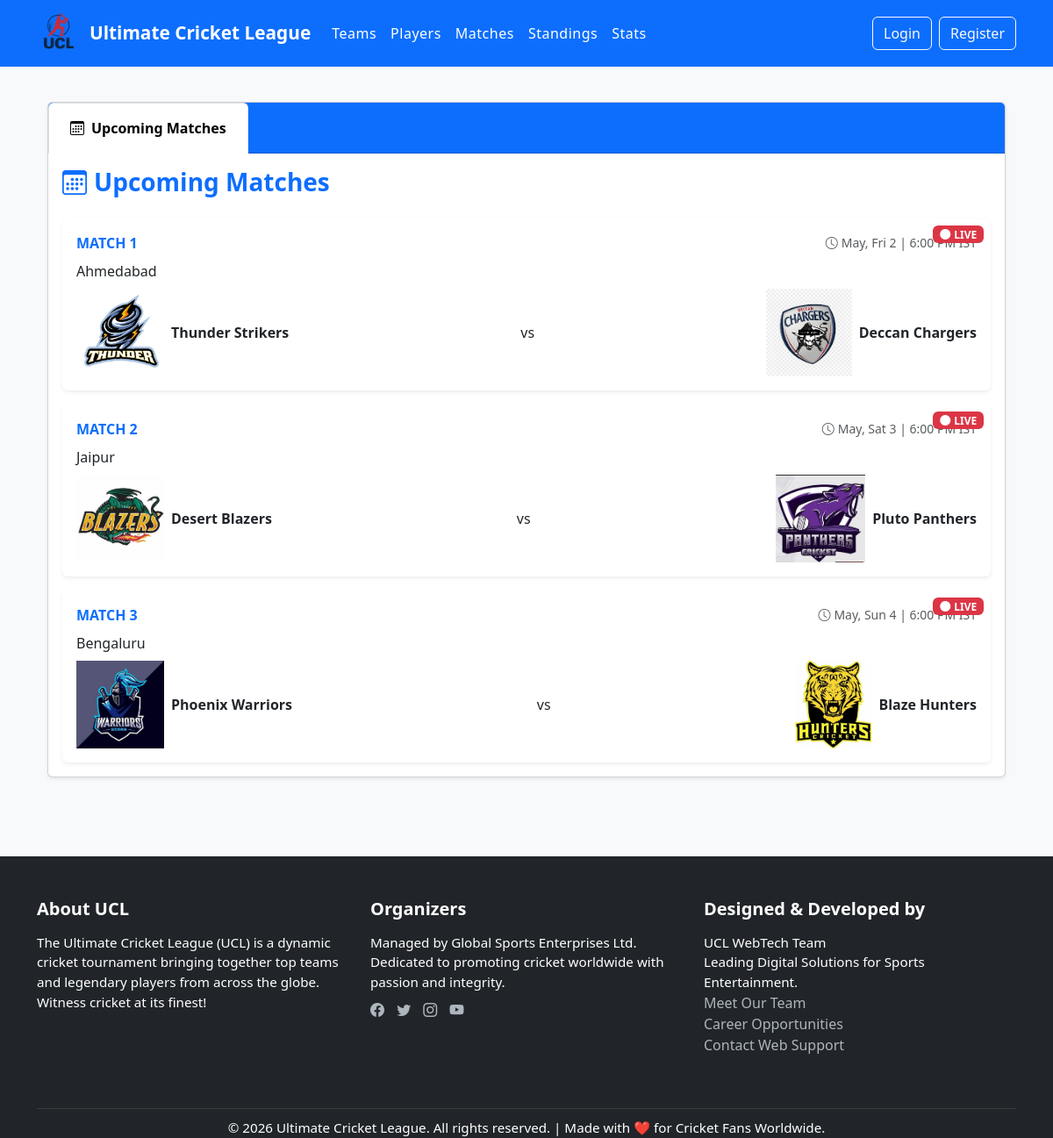
The page /matches/ on the database its author committed.
### tournament/models.py (models this page shows, shortened)
class Match(models.Model):
    RESULT_CHOICES = [
        ('Home Win', 'Home Win'),
        ('Away Win', 'Away Win'),
        ('Draw', 'Draw'),
        ('No Result', 'No Result'),
        ('TBD', 'To Be Determined'),
    ]
    STATUS_CHOICES = [
        ('UPCOMING', 'Upcoming'),
        ('LIVE', 'Live'),
        ('COMPLETED', 'Completed'),
    ]
    status = models.CharField(max_length=10,choices=STATUS_CHOICES,default='UPCOMING')
    result = models.CharField(max_length=20, choices=RESULT_CHOICES, default='TBD')
    man_of_the_match = models.ForeignKey(Player, on_delete=models.SET_NULL, null=True, blank=True)
    umpires = models.CharField(max_length=200)
    match_number = models.PositiveIntegerField(unique=True)
    home_score = models.PositiveIntegerField(default=0)
    away_score = models.PositiveIntegerField(default=0)
    current_batsman = models.ForeignKey(Player, on_delete=models.SET_NULL, null=True, blank=True, related_name='current_batsman_matches')
    current_non_striker = models.ForeignKey(Player, on_delete=models.SET_NULL, null=True, blank=True, related_name='current_non_striker_matches')
    current_bowler = models.ForeignKey(Player, on_delete=models.SET_NULL, null=True, blank=True, related_name='current_bowler_matches')
    striker = models.ForeignKey(Player, on_delete=models.SET_NULL, null=True, blank=True, related_name='striker_matches')
    non_striker = models.ForeignKey(Player, on_delete=models.SET_NULL, null=True, blank=True, related_name='non_striker_matches')
    bowler = models.ForeignKey(Player, on_delete=models.SET_NULL, null=True, blank=True, related_name='bowler_matches')
    balls_remaining = models.PositiveIntegerField(default=120)
    innings = models.PositiveIntegerField(default=1)
    is_live = models.BooleanField(default=False)
    current_run_rate = models.DecimalField(max_digits=5, decimal_places=2, default=0)
    required_run_rate = models.DecimalField(max_digits=5, decimal_places=2, default=0)
    win_margin = models.CharField(max_length=100, blank=True)
    next_batsman = models.ForeignKey(Player, on_delete=models.SET_NULL, null=True, blank=True, related_name='next_batsman_matches')
    next_bowler = models.ForeignKey(Player, on_delete=models.SET_NULL, null=True, blank=True, related_name='next_bowler_matches')
    current_ball = models.PositiveIntegerField(default=0)
    current_over = models.PositiveIntegerField(default=0)
    batting_team = models.ForeignKey(Team, on_delete=models.SET_NULL, null=True, blank=True, related_name='batting_matches')
    striker_runs = models.PositiveIntegerField(default=0)
    striker_balls = models.PositiveIntegerField(default=0)
    non_striker_runs = models.PositiveIntegerField(default=0)
    non_striker_balls = models.PositiveIntegerField(default=0)
    bowler_runs = models.PositiveIntegerField(default=0)
    bowler_wickets = models.PositiveIntegerField(default=0)
    bowler_balls = models.PositiveIntegerField(default=0)
    total_runs = models.PositiveIntegerField(default=0)
    total_wickets = models.PositiveIntegerField(default=0)
    extras = models.PositiveIntegerField(default=0)
    batting_team = models.ForeignKey(Team, on_delete=models.SET_NULL, related_name='batting_matches', null=True)
    bowling_team = models.ForeignKey(Team, on_delete=models.SET_NULL, related_name='bowling_matches', null=True)
    powerplay_overs = models.IntegerField(default=6)  # Typically 6 for T20
    powerplay_runs = models.IntegerField(default=0)
    powerplay_wickets = models.IntegerField(default=0)
    is_powerplay = models.BooleanField(default=True)
    home_team = models.ForeignKey(Team, on_delete=models.CASCADE, related_name='home_matches')
    away_team = models.ForeignKey(Team, on_delete=models.CASCADE, related_name='away_matches')
    date = models.DateTimeField()
    venue = models.CharField(max_length=100)
    toss_winner = models.ForeignKey(Team, on_delete=models.CASCADE, related_name='toss_wins', null=True)
    toss_decision = models.CharField(max_length=10, choices=[('bat', 'Bat'), ('field', 'Field')], null=True)
    innings = models.IntegerField(default=1)
    first_team = models.ForeignKey(Team, on_delete=models.CASCADE, related_name='first_innings', null=True)
    second_team = models.ForeignKey(Team, on_delete=models.CASCADE, related_name='second_innings', null=True)
    first_score = models.IntegerField(default=0)
    first_wickets = models.IntegerField(default=0)
    first_current_over = models.IntegerField(default=0)
    first_current_ball = models.IntegerField(default=0)
    second_score = models.IntegerField(default=0)
    second_wickets = models.IntegerField(default=0)
    second_current_over = models.IntegerField(default=0)
    second_current_ball = models.IntegerField(default=0)
    striker = models.ForeignKey(Player, on_delete=models.SET_NULL, related_name='striker_matches', null=True)
    non_striker = models.ForeignKey(Player, on_delete=models.SET_NULL, related_name='non_striker_matches', null=True)
    bowler = models.ForeignKey(Player, on_delete=models.SET_NULL, related_name='bowler_matches', null=True)
    striker_runs = models.IntegerField(default=0)
    striker_balls = models.IntegerField(default=0)
    striker_fours = models.IntegerField(default=0)
    striker_sixes = models.IntegerField(default=0)
    non_striker_runs = models.IntegerField(default=0)
    non_striker_balls = models.IntegerField(default=0)
    non_striker_fours = models.IntegerField(default=0)
    non_striker_sixes = models.IntegerField(default=0)
    bowler_runs = models.IntegerField(default=0)
    bowler_wickets = models.IntegerField(default=0)
    bowler_wides = models.IntegerField(default=0)
    bowler_no_balls = models.IntegerField(default=0)
    @property
    def first_current_ball(self):
        return self.ball_set.order_by('over', 'ball_number').first()
    @property
    def status(self):
        if self.is_live:
            return "LIVE"
        elif self.date > timezone.now():
            return "UPCOMING"
        else:
            return "COMPLETED"
    def status(self):
        if self.is_live:
            return "LIVE"
        elif self.date > timezone.now():
            return "UPCOMING"
        else:
            return "COMPLETED"

class Team(models.Model):
    name = models.CharField(max_length=100, unique=True)
    short_name = models.CharField(max_length=3, blank=True)
    logo = models.ImageField(upload_to='team_logos/', null=True, blank=True)
    home_ground = models.CharField(max_length=100)
    captain = models.ForeignKey('Player', on_delete=models.SET_NULL, null=True, blank=True, related_name='captain_of')
    coach = models.CharField(max_length=100)
    founded = models.PositiveIntegerField()
    public = models.BooleanField(default=True)
    manager = models.ForeignKey(User, on_delete=models.CASCADE, related_name='managed_teams', null=True, blank=True)
    matches_played = models.PositiveIntegerField(default=0)
    wins = models.PositiveIntegerField(default=0)
    losses = models.PositiveIntegerField(default=0)
    draws = models.PositiveIntegerField(default=0)
    points = models.PositiveIntegerField(default=0)  # Added concrete points field
    total_matches = models.IntegerField(default=0)
    wins = models.IntegerField(default=0)
    losses = models.IntegerField(default=0)
    draws = models.IntegerField(default=0)
    points = models.IntegerField(default=0)

### tournament/views.py (the view)
# urls.py: path('matches/', views.match_list, name='matches'),
def match_list(request):
    past = request.GET.get('past', '0') == '1'
    if past:
        matches = Match.objects.filter(
            date__lt=timezone.now(),
            is_live=False
        ).order_by('-date')
    else:
        matches = Match.objects.filter(
            Q(date__gte=timezone.now()) | Q(is_live=True)
        ).order_by('date')
    return render(request, 'tournament/matches.html', {
        'upcoming_matches': matches if not past else None,
        'past_matches': matches if past else None,
        'past': past
    })

### tournament/templates/tournament/matches.html (shortened to what this page needs)
{% extends 'tournament/base.html' %}
{% load humanize %}
{% load static %}
{% block content %}
<div class="container py-3">
    <div class="card shadow-sm mb-4">
        <div class="card-header bg-primary text-white p-0">
            <ul class="nav nav-tabs card-header-tabs m-0">
                <li class="nav-item">
                    <a class="nav-link {% if not past %}active{% endif %} py-3 px-4" href="?past=0">
                        <i class="bi bi-calendar3 me-2"></i>Upcoming Matches
                    </a>
                </li>
                <li class="nav-item">
                    <a class="nav-link {% if past %}active{% endif %} py-3 px-4" href="?past=1">
                        <i class="bi bi-clock-history me-2"></i>Match History
                    </a>
                </li>
            </ul>
        </div>
        <div class="card-body">
            {% if past %}
                <h3 class="mb-4 text-primary fw-bold"><i class="bi bi-clock-history me-2"></i>Match History</h3>
                {% if past_matches %}
                    <div class="row g-3">
                        {% for match in past_matches %}
                            <div class="col-12">
                                <div class="match-card p-3 rounded shadow-sm bg-white position-relative">
                                    {% if match.winner %}
                                        <span class="badge bg-success position-absolute top-0 end-0 m-2">
                                            {{ match.winner.short_name|default:match.winner.name }} won
                                        </span>
                                    {% else %}
                                        <span class="badge bg-secondary position-absolute top-0 end-0 m-2">
                                            Match drawn
                                        </span>
                                    {% endif %}
                                    <div class="d-flex justify-content-between align-items-center mb-2">
                                        <div class="text-primary fw-bold">MATCH {{ match.match_number }}</div>
                                        <div class="text-muted small">
                                            <i class="bi bi-clock me-1"></i>{{ match.date|date:"M, D j" }} | {{ match.date|date:"g:i A" }} IST
                                        </div>
                                    </div>
                                    <div class="text-dark fw-medium mb-2">{{ match.venue }}</div>
                                    <a href="{% url 'match_detail' match.id %}" class="text-decoration-none text-dark">
                                        <div class="d-flex justify-content-between align-items-center">
                                            <div class="team-info d-flex align-items-center">
                                                <div class="logo-container">
                                                    <img src="{{ match.home_team.logo.url }}" alt="{{ match.home_team }}" class="team-logo">
                                                </div>
                                                <span class="fw-semibold ms-2">{{ match.home_team.short_name|default:match.home_team.name }}</span>
                                            </div>
                                            <span class="vs-text">vs</span>
                                            <div class="team-info d-flex align-items-center">
                                                <div class="logo-container">
                                                    <img src="{{ match.away_team.logo.url }}" alt="{{ match.away_team }}" class="team-logo">
                                                </div>
                                                <span class="fw-semibold ms-2">{{ match.away_team.short_name|default:match.away_team.name }}</span>
                                            </div>
                                        </div>
                                    </a>
                                    {% if match.man_of_the_match %}
                                        <div class="mt-2 text-end small text-muted">
                                            <i class="bi bi-star-fill text-warning"></i> MOTM: {{ match.man_of_the_match.name }}
                                        </div>
                                    {% endif %}
                                </div>
                            </div>
                        {% endfor %}
                    </div>
                {% else %}
                    <div class="alert alert-info shadow-sm">
                        <i class="bi bi-info-circle me-2"></i>No past matches to display.
                    </div>
                {% endif %}
            {% else %}
                <h3 class="mb-4 text-primary fw-bold"><i class="bi bi-calendar3 me-2"></i>Upcoming Matches</h3>
                {% if upcoming_matches %}
                    <div class="row g-3">
                        {% for match in upcoming_matches %}
                            <div class="col-12">
                                <div class="match-card p-3 rounded shadow-sm bg-white position-relative">
                                    {% if match.is_live %}
                                        <span class="badge bg-danger position-absolute top-0 end-0 m-2">
                                            <i class="bi bi-circle-fill me-1"></i>LIVE
                                        </span>
                                    {% endif %}
                                    <div class="d-flex justify-content-between align-items-center mb-2">
                                        <div class="text-primary fw-bold">MATCH {{ match.match_number }}</div>
                                        <div class="text-muted small">
                                            <i class="bi bi-clock me-1"></i>{{ match.date|date:"M, D j" }} | {{ match.date|date:"g:i A" }} IST
                                        </div>
                                    </div>
                                    <div class="text-dark fw-medium mb-2">{{ match.venue }}</div>
                                    <a href="{% url 'match_detail' match.id %}" class="text-decoration-none text-dark">
                                        <div class="d-flex justify-content-between align-items-center">
                                            <div class="team-info d-flex align-items-center">
                                                <div class="logo-container">
                                                    <img src="{{ match.home_team.logo.url }}" alt="{{ match.home_team }}" class="team-logo">
                                                </div>
                                                <span class="fw-semibold ms-2">{{ match.home_team.short_name|default:match.home_team.name }}</span>
                                            </div>
                                            <span class="vs-text">vs</span>
                                            <div class="team-info d-flex align-items-center">
                                                <div class="logo-container">
                                                    <img src="{{ match.away_team.logo.url }}" alt="{{ match.away_team }}" class="team-logo">
                                                </div>
                                                <span class="fw-semibold ms-2">{{ match.away_team.short_name|default:match.away_team.name }}</span>
                                            </div>
                                        </div>
                                    </a>
                                </div>
                            </div>
                        {% endfor %}
                    </div>
                {% else %}
                    <div class="alert alert-info shadow-sm">
                        <i class="bi bi-info-circle me-2"></i>No upcoming matches scheduled.
                    </div>
                {% endif %}
            {% endif %}
        </div>
    </div>
</div>
{% endblock %}

### rows shown on the page
Match: is_live True (drawn), match_number "1", date "May, Fri 2", date "6:00 PM", venue "Ahmedabad", home_team.logo (picture), home_team.short_name "Thunder Strikers", away_team.logo (picture), away_team.short_name "Deccan Chargers"
Match: is_live True (drawn), match_number "2", date "May, Sat 3", date "6:00 PM", venue "Jaipur", home_team.logo (picture), home_team.short_name "Desert Blazers", away_team.logo (picture), away_team.short_name "Pluto Panthers"
Match: is_live True (drawn), match_number "3", date "May, Sun 4", date "6:00 PM", venue "Bengaluru", home_team.logo (picture), home_team.short_name "Phoenix Warriors", away_team.logo (picture), away_team.short_name "Blaze Hunters"
